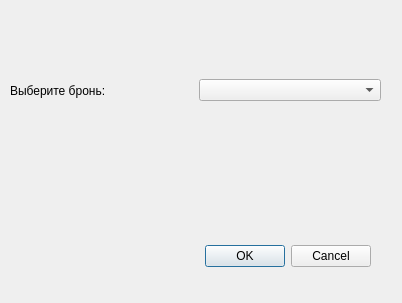
<?xml version="1.0" encoding="UTF-8"?>
<ui version="4.0">
 <class>DeleteBookingDialog</class>
 <widget class="QDialog" name="DeleteBookingDialog">
  <property name="geometry">
   <rect>
    <x>0</x>
    <y>0</y>
    <width>402</width>
    <height>303</height>
   </rect>
  </property>
  <property name="windowTitle">
   <string>Dialog</string>
  </property>
  <widget class="QDialogButtonBox" name="buttonBox">
   <property name="geometry">
    <rect>
     <x>30</x>
     <y>240</y>
     <width>341</width>
     <height>32</height>
    </rect>
   </property>
   <property name="orientation">
    <enum>Qt::Orientation::Horizontal</enum>
   </property>
   <property name="standardButtons">
    <set>QDialogButtonBox::StandardButton::Cancel|QDialogButtonBox::StandardButton::Ok</set>
   </property>
  </widget>
  <widget class="QWidget" name="">
   <property name="geometry">
    <rect>
     <x>10</x>
     <y>60</y>
     <width>371</width>
     <height>61</height>
    </rect>
   </property>
   <layout class="QHBoxLayout" name="horizontalLayout">
    <item>
     <widget class="QLabel" name="label">
      <property name="text">
       <string>Выберите бронь:</string>
      </property>
     </widget>
    </item>
    <item>
     <widget class="QComboBox" name="bookingCombo"/>
    </item>
   </layout>
  </widget>
 </widget>
 <resources/>
 <connections>
  <connection>
   <sender>buttonBox</sender>
   <signal>accepted()</signal>
   <receiver>DeleteBookingDialog</receiver>
   <slot>accept()</slot>
   <hints>
    <hint type="sourcelabel">
     <x>248</x>
     <y>254</y>
    </hint>
    <hint type="destinationlabel">
     <x>157</x>
     <y>274</y>
    </hint>
   </hints>
  </connection>
  <connection>
   <sender>buttonBox</sender>
   <signal>rejected()</signal>
   <receiver>DeleteBookingDialog</receiver>
   <slot>reject()</slot>
   <hints>
    <hint type="sourcelabel">
     <x>316</x>
     <y>260</y>
    </hint>
    <hint type="destinationlabel">
     <x>286</x>
     <y>274</y>
    </hint>
   </hints>
  </connection>
 </connections>
</ui>
